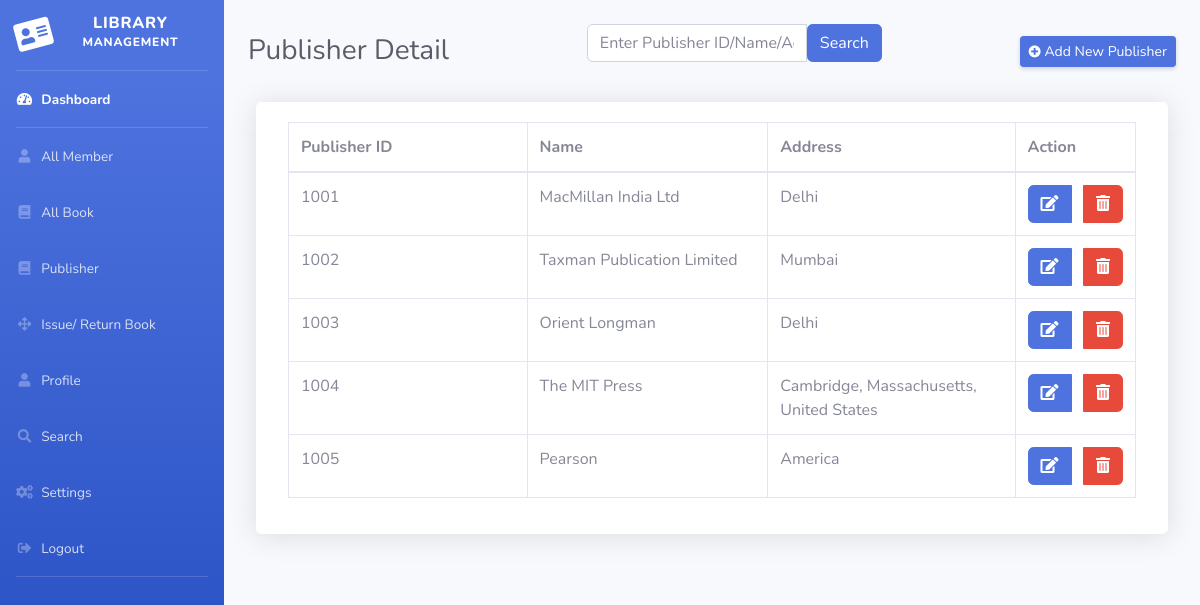
/publisher_table/ (signed in), run on the app's committed database.
### myapp/models.py (models this page shows, shortened)
class Publisher(models.Model):
    pub_id = models.CharField(max_length=50)
    name = models.CharField(max_length=100)
    address = models.CharField(max_length=200)

### myapp/views.py (the view)
# urls.py: path('publisher_table/', publisher_table, name='publisher_table'),
def publisher_table(request):
    publishers = Publisher.objects.all()
    sd = None
    if request.method == 'POST':
        sd = request.POST['searchdata']
        try:
            pubSearch = Publisher.objects.filter(Q(pub_id=sd) | Q(name__icontains=sd) | Q(address__icontains=sd))
        except:
            pubSearch = ""
    return render(request, 'publisher_table.html', locals())

### myapp/templates/publisher_table.html (shortened to what this page needs)
{% extends 'dashboard.html' %}
{% load static %}
{% block main %}
  <div id="content-wrapper" class="d-flex flex-column">
    <div id="content">
      <div class="container-fluid">
        <div class="d-sm-flex align-items-center justify-content-between mb-4 mt-4">
          <h1 class="h3 mb-0 text-gray-800">Publisher Detail</h1>
          <form method="post">
            <div class="input-group mb-3">
              <input type="text" name="searchdata" class="form-control" placeholder="Enter Publisher ID/Name/Address" required>
              <input type="submit" value="Search" class="btn btn-primary">
            </div>
          </form>
          <a href="{% url 'publisher_add' %}" class="d-none d-sm-inline-block btn btn-sm btn-primary shadow-sm">
            <i class="fas fa-plus-circle fa-sm text-white-100"></i>
            Add New Publisher
          </a>
        </div>
        <div class="row mt-2 rounded shadow mx-2 bg-white">
          <div class="col">
            {% if pubSearch %}
              <div class="card-body">
                <table id="example1" class="table table-bordered">
                  <thead>
                    <tr>
                      <th style="width:33%;">Publisher ID</th>
                      <th style="width:33%;">Name</th>
                      <th style="width:33%;">Address</th>
                      <th>Action</th>
                    </tr>
                  </thead>
                  <tbody>
                    {% for i in pubSearch %}
                      <tr>
                        <td>{{i.pub_id}}</td>
                        <td>{{i.name}}</td>
                        <td>{{i.address}}</td>
                        <td>
                          <div class="btn-group">
                            <a class="btn btn-primary" href="{% url 'publisher_edit' i.id %}">
                                <i class="fa fa-edit"></i></a> &nbsp;&nbsp;&nbsp;
                            {% if perms.myapp.delete_publisher %}
                            <a class="btn btn-danger" onclick="return confirm('Are you sure to Delete ?')" href="{% url 'publisher_delete' i.id %}">
                                <i class="fa fa-trash-alt"></i>
                            </a>
                            {% endif %}
                          </div>
                        </td>
                      </tr>
                    {% endfor %}
                  </tbody>
                </table>
              </div>
            {% else %}
            <div class="card-body">
              <table id="example1" class="table table-bordered ">
                <thead>
                  <tr>
                    <th style="width:33%;">Publisher ID</th>
                    <th style="width:33%;">Name</th>
                    <th style="width:33%;">Address</th>
                    <th>Action</th>
                  </tr>
                </thead>
                <tbody>
                  {% for i in publishers %}
                    <tr>
                      <td>{{i.pub_id}}</td>
                      <td>{{i.name}}</td>
                      <td>{{i.address}}</td>
                      <td>
                        <div class="btn-group">
                            <a class="btn btn-primary" href="{% url 'publisher_edit' i.id %}">
                                <i class="fa fa-edit"></i></a> &nbsp;&nbsp;&nbsp;
                            {% if perms.myapp.delete_publisher %}
                                <a class="btn btn-danger" onclick="return confirm('Are you sure to Delete ?')" href="{% url 'publisher_delete' i.id %}">
                                <i class="fa fa-trash-alt"></i>
                            </a>
                            {% endif %}
                        </div>
                      </td>
                    </tr>
                  {% endfor %}
                </tbody>
              </table>
            </div>
            {% endif %}
        </div>
      </div>
    </div>
  </div>
{% endblock main %}

### data on the page
Publisher: pub_id "1001", name "MacMillan India Ltd", address "Delhi"
Publisher: pub_id "1002", name "Taxman Publication Limited", address "Mumbai"
Publisher: pub_id "1003", name "Orient Longman", address "Delhi"
Publisher: pub_id "1004", name "The MIT Press", address "Cambridge, Massachusetts, United States"
Publisher: pub_id "1005", name "Pearson", address "America"
